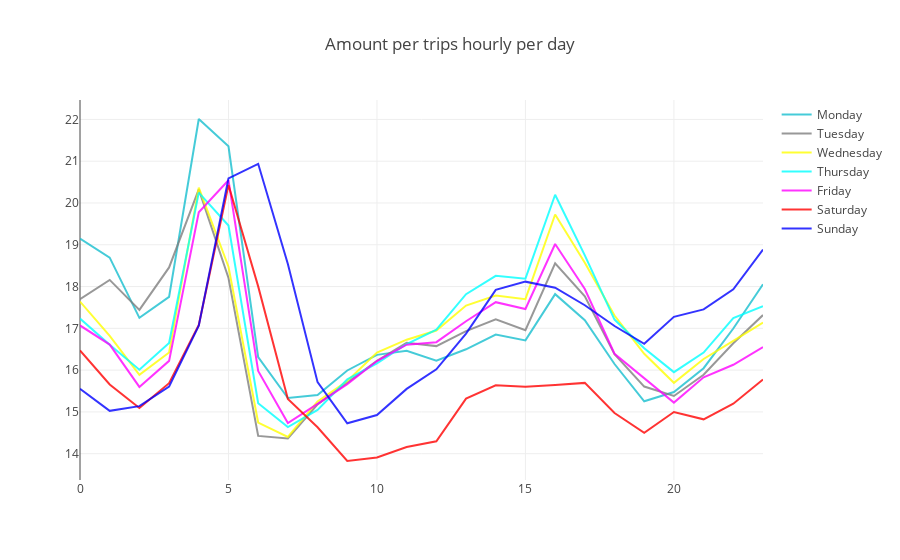

Notebook code cell kept with this figure:
### Code cell
def get_average_taxi_by_hour(df):
    return df['total_amount'].sum()/float(len(df))

summary_day_hour_average_taxi_by_hour = pd.DataFrame(sub_df.groupby(['tpep_pickup_datetime_day','tpep_pickup_datetime_hour']).apply(get_average_taxi_by_hour))


summary_day_hour_average_taxi_by_hour = summary_day_hour_average_taxi_by_hour.rename(columns = {0:'average_taxi_by_hour'})
summary_day_hour_average_taxi_by_hour.reset_index(level=0, inplace=True)





Monday = go.Scatter(
                x=summary_day_hour_average_taxi_by_hour[summary_day_hour_average_taxi_by_hour['tpep_pickup_datetime_day'] == 'Monday'].index,
                y=summary_day_hour_average_taxi_by_hour[summary_day_hour_average_taxi_by_hour['tpep_pickup_datetime_day'] == 'Monday']['average_taxi_by_hour'],
                name = "Monday",
                line = dict(color = '#17BECF'),
                opacity = 0.8)

Tuesday = go.Scatter(
                x=summary_day_hour_average_taxi_by_hour[summary_day_hour_average_taxi_by_hour['tpep_pickup_datetime_day'] == 'Tuesday'].index,
                y=summary_day_hour_average_taxi_by_hour[summary_day_hour_average_taxi_by_hour['tpep_pickup_datetime_day'] == 'Tuesday']['average_taxi_by_hour'],
                name = "Tuesday",
                line = dict(color = '#7F7F7F'),
                opacity = 0.8)

Wednesday = go.Scatter(
                x=summary_day_hour_average_taxi_by_hour[summary_day_hour_average_taxi_by_hour['tpep_pickup_datetime_day'] == 'Wednesday'].index,
                y=summary_day_hour_average_taxi_by_hour[summary_day_hour_average_taxi_by_hour['tpep_pickup_datetime_day'] == 'Wednesday']['average_taxi_by_hour'],
                name = "Wednesday",
                line = dict(color = '#FFFF00'),
                opacity = 0.8)

Thursday = go.Scatter(
                x=summary_day_hour_average_taxi_by_hour[summary_day_hour_average_taxi_by_hour['tpep_pickup_datetime_day'] == 'Thursday'].index,
                y=summary_day_hour_average_taxi_by_hour[summary_day_hour_average_taxi_by_hour['tpep_pickup_datetime_day'] == 'Thursday']['average_taxi_by_hour'],
                name = "Thursday",
                line = dict(color = '#00FFFF'),
                opacity = 0.8)

Friday = go.Scatter(
                x=summary_day_hour_average_taxi_by_hour[summary_day_hour_average_taxi_by_hour['tpep_pickup_datetime_day'] == 'Friday'].index,
                y=summary_day_hour_average_taxi_by_hour[summary_day_hour_average_taxi_by_hour['tpep_pickup_datetime_day'] == 'Friday']['average_taxi_by_hour'],
                name = "Friday",
                line = dict(color = '#FF00FF'),
                opacity = 0.8)

Saturday = go.Scatter(
                x=summary_day_hour_average_taxi_by_hour[summary_day_hour_average_taxi_by_hour['tpep_pickup_datetime_day'] == 'Saturday'].index,
                y=summary_day_hour_average_taxi_by_hour[summary_day_hour_average_taxi_by_hour['tpep_pickup_datetime_day'] == 'Saturday']['average_taxi_by_hour'],
                name = "Saturday",
                line = dict(color = '#FF0000'),
                opacity = 0.8)

Sunday = go.Scatter(
                x=summary_day_hour_average_taxi_by_hour[summary_day_hour_average_taxi_by_hour['tpep_pickup_datetime_day'] == 'Sunday'].index,
                y=summary_day_hour_average_taxi_by_hour[summary_day_hour_average_taxi_by_hour['tpep_pickup_datetime_day'] == 'Sunday']['average_taxi_by_hour'],
                name = "Sunday",
                line = dict(color = '#0000FF'),
                opacity = 0.8)



data = [Monday, Tuesday, Wednesday , Thursday , Friday, Saturday, Sunday]

layout = dict(
    title = "Amount per trips hourly per day",

)

fig = dict(data=data, layout=layout)
plotly.offline.iplot(fig, filename = "Amount per trips hourly per day")

### Figure 1 — Plotly figure (JSON) as saved in the notebook; plotly's stock layout.template omitted (floating-point values rounded to 4 significant figures)
{"data": [{"line": {"color": "#17BECF"}, "name": "Monday", "opacity": 0.8, "type": "scatter", "uid": "59fa7e69-1027-4c9a-b0a9-d91c887566f3", "x": [0, 1, 2, 3, 4, 5, 6, 7, 8, 9, 10, 11, 12, 13, 14, 15, 16, 17, 18, 19, 20, 21, 22, 23], "y": [19.15, 18.69, 17.25, 17.75, 22.01, 21.36, 16.31, 15.33, 15.4, 15.99, 16.36, 16.46, 16.22, 16.5, 16.85, 16.71, 17.82, 17.2, 16.15, 15.25, 15.48, 16.05, 17.0, 18.05]}, {"line": {"color": "#7F7F7F"}, "name": "Tuesday", "opacity": 0.8, "type": "scatter", "uid": "4a7ca079-2085-4fb2-b820-922893756a5b", "x": [0, 1, 2, 3, 4, 5, 6, 7, 8, 9, 10, 11, 12, 13, 14, 15, 16, 17, 18, 19, 20, 21, 22, 23], "y": [17.7, 18.16, 17.44, 18.46, 20.33, 18.21, 14.43, 14.37, 15.18, 15.71, 16.22, 16.65, 16.57, 16.93, 17.22, 16.95, 18.55, 17.76, 16.38, 15.61, 15.38, 15.89, 16.64, 17.32]}, {"line": {"color": "#FFFF00"}, "name": "Wednesday", "opacity": 0.8, "type": "scatter", "uid": "8122d85c-f9e5-447c-8100-f9420091ad02", "x": [0, 1, 2, 3, 4, 5, 6, 7, 8, 9, 10, 11, 12, 13, 14, 15, 16, 17, 18, 19, 20, 21, 22, 23], "y": [17.64, 16.82, 15.89, 16.42, 20.37, 18.47, 14.75, 14.4, 15.25, 15.74, 16.42, 16.73, 16.95, 17.54, 17.79, 17.7, 19.73, 18.57, 17.31, 16.39, 15.7, 16.27, 16.7, 17.14]}, {"line": {"color": "#00FFFF"}, "name": "Thursday", "opacity": 0.8, "type": "scatter", "uid": "d92e5e23-f25b-4b10-94f5-95d89e63e167", "x": [0, 1, 2, 3, 4, 5, 6, 7, 8, 9, 10, 11, 12, 13, 14, 15, 16, 17, 18, 19, 20, 21, 22, 23], "y": [17.23, 16.6, 16.01, 16.65, 20.25, 19.46, 15.21, 14.64, 15.05, 15.78, 16.16, 16.62, 16.97, 17.82, 18.26, 18.19, 20.2, 18.75, 17.21, 16.53, 15.95, 16.42, 17.24, 17.53]}, {"line": {"color": "#FF00FF"}, "name": "Friday", "opacity": 0.8, "type": "scatter", "uid": "3e193cbe-9429-457a-a7d6-eeedd9c57c59", "x": [0, 1, 2, 3, 4, 5, 6, 7, 8, 9, 10, 11, 12, 13, 14, 15, 16, 17, 18, 19, 20, 21, 22, 23], "y": [17.07, 16.61, 15.6, 16.22, 19.78, 20.54, 15.98, 14.73, 15.19, 15.66, 16.22, 16.61, 16.67, 17.17, 17.63, 17.46, 19.02, 17.94, 16.39, 15.81, 15.22, 15.83, 16.13, 16.55]}, {"line": {"color": "#FF0000"}, "name": "Saturday", "opacity": 0.8, "type": "scatter", "uid": "65d2b9f1-a8e3-49a6-9882-ad55398902eb", "x": [0, 1, 2, 3, 4, 5, 6, 7, 8, 9, 10, 11, 12, 13, 14, 15, 16, 17, 18, 19, 20, 21, 22, 23], "y": [16.47, 15.66, 15.09, 15.69, 17.08, 20.43, 18.0, 15.31, 14.63, 13.83, 13.91, 14.16, 14.3, 15.32, 15.64, 15.6, 15.65, 15.69, 14.97, 14.5, 15.0, 14.82, 15.2, 15.78]}, {"line": {"color": "#0000FF"}, "name": "Sunday", "opacity": 0.8, "type": "scatter", "uid": "d9e7d294-d151-4d9a-83e0-c22aa3e84fbe", "x": [0, 1, 2, 3, 4, 5, 6, 7, 8, 9, 10, 11, 12, 13, 14, 15, 16, 17, 18, 19, 20, 21, 22, 23], "y": [15.55, 15.03, 15.14, 15.61, 17.06, 20.59, 20.94, 18.54, 15.71, 14.73, 14.93, 15.55, 16.02, 16.87, 17.92, 18.12, 17.97, 17.55, 17.06, 16.63, 17.27, 17.45, 17.93, 18.89]}], "layout": {"title": {"text": "Amount per trips hourly per day"}}}
